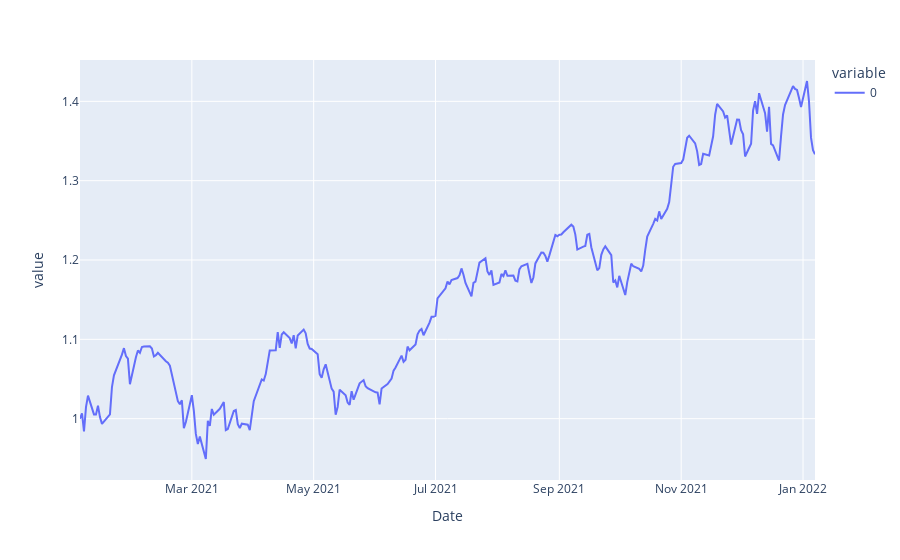

The notebook cell this image was saved under:
### Code cell
px.line(cumulative)

### Figure 1 — Plotly figure (JSON) as saved in the notebook; plotly's stock layout.template omitted (floating-point values rounded to 4 significant figures; data arrays with more than 128 entries replaced by an {"elided": "..."} marker saying what was removed)
{"data": [{"hovertemplate": "variable=0<br>Date=%{x}<br>value=%{y}<extra></extra>", "legendgroup": "0", "line": {"color": "#636efa", "dash": "solid"}, "marker": {"symbol": "circle"}, "mode": "lines", "name": "0", "orientation": "v", "showlegend": true, "type": "scatter", "x": {"elided": "257 str values"}, "xaxis": "x", "y": {"elided": "257 float values"}, "yaxis": "y"}], "layout": {"legend": {"title": {"text": "variable"}, "tracegroupgap": 0}, "margin": {"t": 60}, "xaxis": {"anchor": "y", "domain": [0, 1], "title": {"text": "Date"}}, "yaxis": {"anchor": "x", "domain": [0, 1], "title": {"text": "value"}}}}
